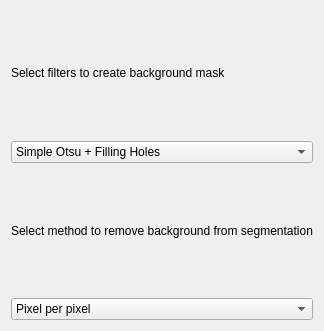
<?xml version="1.0" encoding="UTF-8"?>
<ui version="4.0">
 <class>SlicSITK</class>
 <widget class="qMRMLWidget" name="SlicSITK">
  <property name="geometry">
   <rect>
    <x>0</x>
    <y>0</y>
    <width>314</width>
    <height>331</height>
   </rect>
  </property>
  <layout class="QVBoxLayout" name="verticalLayout">
   <item>
    <widget class="QLabel" name="label">
     <property name="text">
      <string>Select filters to create background mask</string>
     </property>
    </widget>
   </item>
   <item>
    <widget class="QComboBox" name="backgroundMask">
     <item>
      <property name="text">
       <string>Simple Otsu + Filling Holes</string>
      </property>
     </item>
     <item>
      <property name="text">
       <string>Otsu + Erode + Filling Holes slice by slice</string>
      </property>
     </item>
    </widget>
   </item>
   <item>
    <widget class="QLabel" name="label_2">
     <property name="text">
      <string>Select method to remove background from segmentation</string>
     </property>
    </widget>
   </item>
   <item>
    <widget class="QComboBox" name="removeBackgroundMethod">
     <item>
      <property name="text">
       <string>Pixel per pixel</string>
      </property>
     </item>
     <item>
      <property name="text">
       <string>Segment per segment</string>
      </property>
     </item>
    </widget>
   </item>
  </layout>
 </widget>
 <customwidgets>
  <customwidget>
   <class>qMRMLWidget</class>
   <extends>QWidget</extends>
   <header>qMRMLWidget.h</header>
   <container>1</container>
  </customwidget>
 </customwidgets>
 <resources/>
 <connections/>
</ui>
